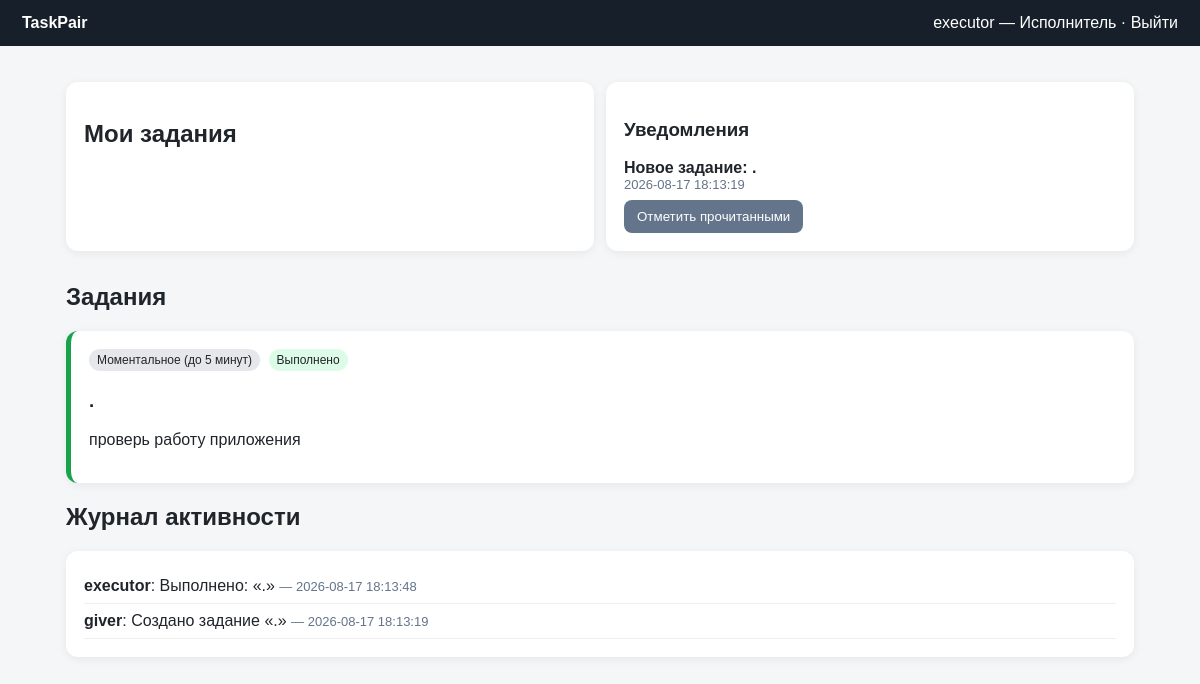
/dashboard (signed in), run on the app's committed database.
### tables this page shows
CREATE TABLE users (
        id INTEGER PRIMARY KEY AUTOINCREMENT,
        username TEXT UNIQUE NOT NULL,
        password_hash TEXT NOT NULL,
        role TEXT NOT NULL CHECK(role IN ('giver','executor'))
    );

CREATE TABLE notifications (
        id INTEGER PRIMARY KEY AUTOINCREMENT,
        user_id INTEGER NOT NULL,
        text TEXT NOT NULL,
        task_id INTEGER,
        is_read INTEGER NOT NULL DEFAULT 0,
        created_at TEXT NOT NULL,
        FOREIGN KEY(user_id) REFERENCES users(id),
        FOREIGN KEY(task_id) REFERENCES tasks(id)
    );

CREATE TABLE tasks (
        id INTEGER PRIMARY KEY AUTOINCREMENT,
        title TEXT NOT NULL,
        description TEXT DEFAULT '',
        type TEXT NOT NULL CHECK(type IN ('instant','normal','long','complex')),
        created_by INTEGER NOT NULL,
        assigned_to INTEGER NOT NULL,
        due_date TEXT,
        planned_date TEXT,
        requires_review INTEGER NOT NULL DEFAULT 0,
        status TEXT NOT NULL DEFAULT 'open'
            CHECK(status IN ('open','submitted','completed','rejected')),
        rejection_reason TEXT DEFAULT '',
        created_at TEXT NOT NULL,
        completed_at TEXT,
        FOREIGN KEY(created_by) REFERENCES users(id),
        FOREIGN KEY(assigned_to) REFERENCES users(id)
    );

CREATE TABLE activity (
        id INTEGER PRIMARY KEY AUTOINCREMENT,
        user_id INTEGER NOT NULL,
        action TEXT NOT NULL,
        task_id INTEGER,
        created_at TEXT NOT NULL,
        FOREIGN KEY(user_id) REFERENCES users(id),
        FOREIGN KEY(task_id) REFERENCES tasks(id)
    );

### app.py (the view)
@app.route("/dashboard")
@login_required
def dashboard():
    user = current_user()
    conn = get_db()
    if user["role"] == "giver":
        tasks = conn.execute("""
            SELECT t.*, u.username AS executor
            FROM tasks t JOIN users u ON u.id=t.assigned_to
            ORDER BY
              CASE t.status WHEN 'open' THEN 0 WHEN 'submitted' THEN 1
                   WHEN 'rejected' THEN 2 ELSE 3 END,
              COALESCE(t.due_date,t.planned_date,'9999-12-31'), t.id DESC
        """).fetchall()
    else:
        tasks = conn.execute("""
            SELECT t.*, u.username AS giver
            FROM tasks t JOIN users u ON u.id=t.created_by
            WHERE t.assigned_to=?
            ORDER BY
              CASE t.status WHEN 'open' THEN 0 WHEN 'rejected' THEN 1
                   WHEN 'submitted' THEN 2 ELSE 3 END,
              COALESCE(t.due_date,t.planned_date,'9999-12-31'), t.id DESC
        """, (user["id"],)).fetchall()
    notifications = conn.execute("""
        SELECT * FROM notifications WHERE user_id=? ORDER BY id DESC LIMIT 20
    """, (user["id"],)).fetchall()
    activity = conn.execute("""
        SELECT a.*, u.username, t.title
        FROM activity a
        JOIN users u ON u.id=a.user_id
        LEFT JOIN tasks t ON t.id=a.task_id
        ORDER BY a.id DESC LIMIT 50
    """).fetchall()
    conn.close()
    return render("dashboard.html", tasks=tasks, notifications=notifications,
                  activity=activity, types=TASK_TYPES,
                  today=date.today().isoformat())

### app.py (called while the page is built)
def get_db():
    conn = sqlite3.connect(DB)
    conn.row_factory = sqlite3.Row
    conn.execute("PRAGMA foreign_keys = ON")
    return conn

def current_user():
    uid = session.get("user_id")
    if not uid:
        return None
    conn = get_db()
    user = conn.execute("SELECT * FROM users WHERE id=?", (uid,)).fetchone()
    conn.close()
    return user

def render(name, **context):
    context.setdefault("user", current_user())
    return render_template(name, **context)

def login_required(f):
    @wraps(f)
    def wrapper(*args, **kwargs):
        if not current_user():
            return redirect(url_for("login"))
        return f(*args, **kwargs)
    return wrapper

### templates/dashboard.html (shortened to what this page needs)
{% extends "base.html" %}
{% block content %}
<div class="grid">
<div class="card">
<h2>{{ "Панель постановщика" if user.role=="giver" else "Мои задания" }}</h2>
</div>
<div class="card"><h3>Уведомления</h3>
<div id="live-notifications">
{% for n in notifications %}
<div style="margin:8px 0"><b>{{"🔔 " if not n.is_read}}{{n.text}}</b><div class="small">{{n.created_at}}</div></div>
{% else %}<span class="small">Нет уведомлений</span>{% endfor %}
</div>
<form method="post" action="/notifications/read"><button class="gray">Отметить прочитанными</button></form>
</div>
</div>
<h2>Задания</h2>
{% for t in tasks %}
<div class="card task {{t.type}}">
<div>
<span class="badge">{{types[t.type]}}</span>
<span class="badge status-{{t.status}}">
{{ {'open':'Открыто','submitted':'На проверке','completed':'Выполнено','rejected':'Отклонено'}[t.status] }}
</span>
</div>
<h3>{{t.title}}</h3>
{% if t.description %}<p>{{t.description}}</p>{% endif %}
</div>
{% else %}<div class="card">Заданий пока нет.</div>{% endfor %}
<h2>Журнал активности</h2>
<div class="card">
{% for a in activity %}
<div style="padding:8px 0;border-bottom:1px solid #eee">
<b>{{a.username}}</b>: {{a.action}} <span class="small">— {{a.created_at}}</span>
</div>
{% else %}Нет записей.{% endfor %}
</div>
{% endblock %}

### templates/base.html (shortened to what this page needs)
<!doctype html>
<html lang="ru">
<head>
</head>
<body>
<nav><b>TaskPair</b><span>{{ user.username }} — {{ "Постановщик" if user.role=="giver" else "Исполнитель" }} · <a href="/logout">Выйти</a></span></nav>
<div class="container">
{% block content %}{% endblock %}
</div>
</body>
</html>

### templates/base.html (style rules this page uses)
* { box-sizing:border-box }
body { font-family:Arial,sans-serif;background:#f4f6f8;margin:0;color:#20252b }
nav { background:#17202a;color:white;padding:14px 22px;display:flex;justify-content:space-between }
nav a { color:white;text-decoration:none }
.container { max-width:1100px;margin:24px auto;padding:0 16px }
.card { background:white;border-radius:12px;padding:18px;margin:12px 0;box-shadow:0 2px 10px #00000010 }
a { color:#2563eb;text-decoration:none }
.grid { display:grid;grid-template-columns:repeat(auto-fit,minmax(280px,1fr));gap:12px }
button,.btn { background:#2563eb;color:white;border:0;border-radius:8px;padding:9px 13px;cursor:pointer;text-decoration:none;display:inline-block }
button.gray,.btn.gray { background:#64748b }
.badge { display:inline-block;padding:4px 8px;border-radius:99px;background:#e5e7eb;font-size:12px;margin-right:4px }
.status-completed { background:#dcfce7 }
.small { font-size:13px;color:#64748b }
.task { border-left:5px solid #94a3b8 }
.task.instant { border-left-color:#16a34a }

### data on the page
users: username "executor", role "Исполнитель", role "Мои задания"
notifications: text "Новое задание: .", created_at "2026-08-17 18:13:19"
tasks: type "Моментальное (до 5 минут)", status "Выполнено", title ".", description "проверь работу приложения"
activity: username "executor", action "Выполнено: «.»", created_at "2026-08-17 18:13:48"
activity: username "giver", action "Создано задание «.»", created_at "2026-08-17 18:13:19"
